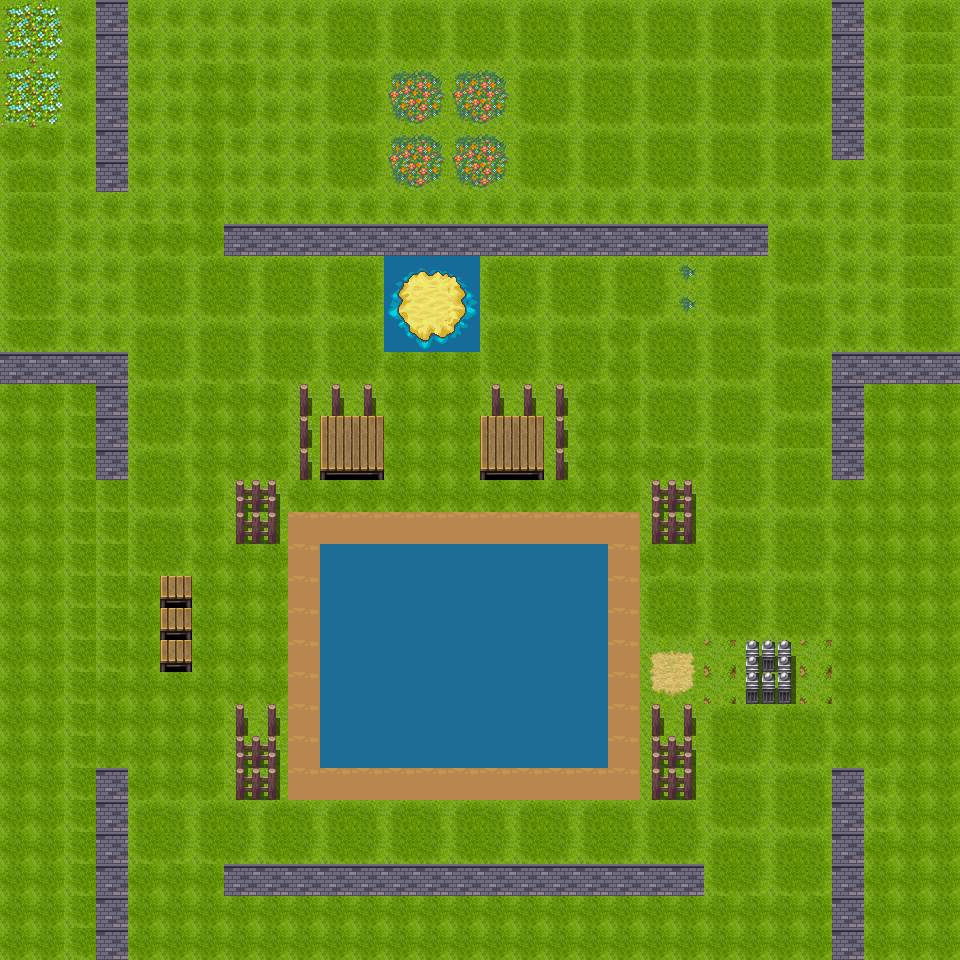

Below is a game level as drawn by its tile map, then a one-line description and the .tmx that defines it (tile-layer data replaced by summaries):
An orthogonal 30x30 tile map with 32x32 px tiles, 3 tile layers (Objects, Water, Background), 3 tilesets.

<map version="1.0" tiledversion="1.1.2" orientation="orthogonal" renderorder="right-down" width="30" height="30" tilewidth="32" tileheight="32" infinite="0" nextobjectid="1">
 <tileset firstgid="1" source="base_out.tsx" />
 <tileset firstgid="1025" source="terrain.tsx" />
 <tileset firstgid="2049" source="tilea_newMap.tsx" />
 <layer name="Objects" width="30" height="30">
  <data>[900 cells, 114 non-empty, 15 distinct tile ids]</data>
 </layer>
 <layer name="Water" width="30" height="30">
  <data>[900 cells, 72 non-empty, 10 distinct tile ids]</data>
 </layer>
 <layer name="Background" width="30" height="30">
  <data>[900 cells, 714 non-empty, 21 distinct tile ids]</data>
 </layer>
</map>
